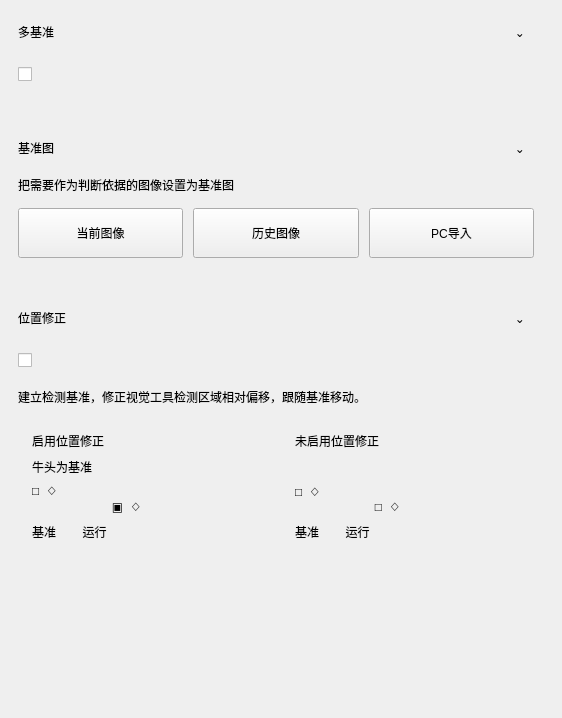
           <widget class="QWidget" name="referenceParamsScrollContent">
            <property name="geometry">
             <rect>
              <x>0</x>
              <y>0</y>
              <width>562</width>
              <height>718</height>
             </rect>
            </property>
            <layout class="QVBoxLayout" name="verticalLayout_referenceParamsContent">
             <property name="spacing">
              <number>10</number>
             </property>
             <property name="leftMargin">
              <number>0</number>
             </property>
             <property name="topMargin">
              <number>0</number>
             </property>
             <property name="rightMargin">
              <number>10</number>
             </property>
             <property name="bottomMargin">
              <number>0</number>
             </property>
             <item>
              <widget class="QFrame" name="multiReferenceCard">
               <property name="frameShape">
                <enum>QFrame::NoFrame</enum>
               </property>
               <property name="card" stdset="0">
                <bool>true</bool>
               </property>
               <layout class="QVBoxLayout" name="verticalLayout_multiReferenceCard">
                <property name="spacing">
                 <number>14</number>
                </property>
                <property name="leftMargin">
                 <number>18</number>
                </property>
                <property name="topMargin">
                 <number>18</number>
                </property>
                <property name="rightMargin">
                 <number>18</number>
                </property>
                <property name="bottomMargin">
                 <number>18</number>
                </property>
                <item>
                 <widget class="QFrame" name="multiReferenceCardHeaderFrame">
                  <property name="frameShape">
                   <enum>QFrame::NoFrame</enum>
                  </property>
                  <layout class="QHBoxLayout" name="horizontalLayout_multiReferenceCardHeader">
                   <property name="spacing">
                    <number>0</number>
                   </property>
                   <property name="leftMargin">
                    <number>0</number>
                   </property>
                   <property name="topMargin">
                    <number>0</number>
                   </property>
                   <property name="rightMargin">
                    <number>0</number>
                   </property>
                   <property name="bottomMargin">
                    <number>0</number>
                   </property>
                   <item>
                    <widget class="QLabel" name="multiReferenceCardTitleLabel">
                     <property name="text">
                      <string>多基准</string>
                     </property>
                     <property name="cardTitle" stdset="0">
                      <bool>true</bool>
                     </property>
                    </widget>
                   </item>
                   <item>
                    <spacer name="horizontalSpacer_multiReferenceCardHeader">
                     <property name="orientation">
                      <enum>Qt::Horizontal</enum>
                     </property>
                     <property name="sizeHint" stdset="0">
                      <size>
                       <width>40</width>
                       <height>20</height>
                      </size>
                     </property>
                    </spacer>
                   </item>
                   <item>
                    <widget class="QToolButton" name="multiReferenceCardCollapseButton">
                     <property name="minimumSize">
                      <size>
                       <width>28</width>
                       <height>28</height>
                      </size>
                     </property>
                     <property name="text">
                      <string>⌄</string>
                     </property>
                     <property name="autoRaise">
                      <bool>true</bool>
                     </property>
                    </widget>
                   </item>
                  </layout>
                 </widget>
                </item>
                <item>
                 <widget class="QCheckBox" name="multiReferenceCheckBox">
                  <property name="minimumSize">
                   <size>
                    <width>58</width>
                    <height>28</height>
                   </size>
                  </property>
                  <property name="text">
                   <string></string>
                  </property>
                 </widget>
                </item>
               </layout>
              </widget>
             </item>
             <item>
              <widget class="QFrame" name="referenceCard">
               <property name="frameShape">
                <enum>QFrame::NoFrame</enum>
               </property>
               <property name="card" stdset="0">
                <bool>true</bool>
               </property>
               <layout class="QVBoxLayout" name="verticalLayout_referenceCard">
                <property name="spacing">
                 <number>14</number>
                </property>
                <property name="leftMargin">
                 <number>18</number>
                </property>
                <property name="topMargin">
                 <number>18</number>
                </property>
                <property name="rightMargin">
                 <number>18</number>
                </property>
                <property name="bottomMargin">
                 <number>18</number>
                </property>
                <item>
                 <widget class="QFrame" name="referenceCardHeaderFrame">
                  <property name="frameShape">
                   <enum>QFrame::NoFrame</enum>
                  </property>
                  <layout class="QHBoxLayout" name="horizontalLayout_referenceCardHeader">
                   <property name="spacing">
                    <number>0</number>
                   </property>
                   <property name="leftMargin">
                    <number>0</number>
                   </property>
                   <property name="topMargin">
                    <number>0</number>
                   </property>
                   <property name="rightMargin">
                    <number>0</number>
                   </property>
                   <property name="bottomMargin">
                    <number>0</number>
                   </property>
                   <item>
                    <widget class="QLabel" name="referenceCardTitleLabel">
                     <property name="text">
                      <string>基准图</string>
                     </property>
                     <property name="cardTitle" stdset="0">
                      <bool>true</bool>
                     </property>
                    </widget>
                   </item>
                   <item>
                    <spacer name="horizontalSpacer_referenceCardHeader">
                     <property name="orientation">
                      <enum>Qt::Horizontal</enum>
                     </property>
                     <property name="sizeHint" stdset="0">
                      <size>
                       <width>40</width>
                       <height>20</height>
                      </size>
                     </property>
                    </spacer>
                   </item>
                   <item>
                    <widget class="QToolButton" name="referenceCardCollapseButton">
                     <property name="minimumSize">
                      <size>
                       <width>28</width>
                       <height>28</height>
                      </size>
                     </property>
                     <property name="text">
                      <string>⌄</string>
                     </property>
                     <property name="autoRaise">
                      <bool>true</bool>
                     </property>
                    </widget>
                   </item>
                  </layout>
                 </widget>
                </item>
                <item>
                 <widget class="QLabel" name="referenceHintLabel">
                  <property name="text">
                   <string>把需要作为判断依据的图像设置为基准图</string>
                  </property>
                  <property name="hint" stdset="0">
                   <bool>true</bool>
                  </property>
                 </widget>
                </item>
                <item>
                 <widget class="QFrame" name="referenceButtonFrame">
                  <property name="frameShape">
                   <enum>QFrame::NoFrame</enum>
                  </property>
                  <layout class="QHBoxLayout" name="horizontalLayout_referenceButtons">
                   <property name="spacing">
                    <number>10</number>
                   </property>
                   <property name="leftMargin">
                    <number>0</number>
                   </property>
                   <property name="topMargin">
                    <number>0</number>
                   </property>
                   <property name="rightMargin">
                    <number>0</number>
                   </property>
                   <property name="bottomMargin">
                    <number>0</number>
                   </property>
                   <item>
                    <widget class="QPushButton" name="currentImageButton">
                     <property name="minimumSize">
                      <size>
                       <width>150</width>
                       <height>50</height>
                      </size>
                     </property>
                     <property name="text">
                      <string>当前图像</string>
                     </property>
                     <property name="icon">
                      <iconset resource="../resources/resources.qrc">
                       <normaloff>:/icons/camera.svg</normaloff>:/icons/camera.svg</iconset>
                     </property>
                     <property name="iconSize">
                      <size>
                       <width>24</width>
                       <height>24</height>
                      </size>
                     </property>
                    </widget>
                   </item>
                   <item>
                    <widget class="QPushButton" name="historyImageButton">
                     <property name="minimumSize">
                      <size>
                       <width>150</width>
                       <height>50</height>
                      </size>
                     </property>
                     <property name="text">
                      <string>历史图像</string>
                     </property>
                     <property name="icon">
                      <iconset resource="../resources/resources.qrc">
                       <normaloff>:/icons/add.svg</normaloff>:/icons/add.svg</iconset>
                     </property>
                     <property name="iconSize">
                      <size>
                       <width>24</width>
                       <height>24</height>
                      </size>
                     </property>
                    </widget>
                   </item>
                   <item>
                    <widget class="QPushButton" name="pcImportButton">
                     <property name="minimumSize">
                      <size>
                       <width>150</width>
                       <height>50</height>
                      </size>
                     </property>
                     <property name="text">
                      <string>PC导入</string>
                     </property>
                     <property name="icon">
                      <iconset resource="../resources/resources.qrc">
                       <normaloff>:/icons/add.svg</normaloff>:/icons/add.svg</iconset>
                     </property>
                     <property name="iconSize">
                      <size>
                       <width>24</width>
                       <height>24</height>
                      </size>
                     </property>
                    </widget>
                   </item>
                  </layout>
                 </widget>
                </item>
               </layout>
              </widget>
             </item>
             <item>
              <widget class="QFrame" name="positionCorrectionCard">
               <property name="frameShape">
                <enum>QFrame::NoFrame</enum>
               </property>
               <property name="card" stdset="0">
                <bool>true</bool>
               </property>
               <layout class="QVBoxLayout" name="verticalLayout_positionCorrectionCard">
                <property name="spacing">
                 <number>14</number>
                </property>
                <property name="leftMargin">
                 <number>18</number>
                </property>
                <property name="topMargin">
                 <number>18</number>
                </property>
                <property name="rightMargin">
                 <number>18</number>
                </property>
                <property name="bottomMargin">
                 <number>18</number>
                </property>
                <item>
                 <widget class="QFrame" name="positionCorrectionCardHeaderFrame">
                  <property name="frameShape">
                   <enum>QFrame::NoFrame</enum>
                  </property>
                  <layout class="QHBoxLayout" name="horizontalLayout_positionCorrectionCardHeader">
                   <property name="spacing">
                    <number>0</number>
                   </property>
                   <property name="leftMargin">
                    <number>0</number>
                   </property>
                   <property name="topMargin">
                    <number>0</number>
                   </property>
                   <property name="rightMargin">
                    <number>0</number>
                   </property>
                   <property name="bottomMargin">
                    <number>0</number>
                   </property>
                   <item>
                    <widget class="QLabel" name="positionCorrectionCardTitleLabel">
                     <property name="text">
                      <string>位置修正</string>
                     </property>
                     <property name="cardTitle" stdset="0">
                      <bool>true</bool>
                     </property>
                    </widget>
                   </item>
                   <item>
                    <spacer name="horizontalSpacer_positionCorrectionCardHeader">
                     <property name="orientation">
                      <enum>Qt::Horizontal</enum>
                     </property>
                     <property name="sizeHint" stdset="0">
                      <size>
                       <width>40</width>
                       <height>20</height>
                      </size>
                     </property>
                    </spacer>
                   </item>
                   <item>
                    <widget class="QToolButton" name="positionCorrectionCardCollapseButton">
                     <property name="minimumSize">
                      <size>
                       <width>28</width>
                       <height>28</height>
                      </size>
                     </property>
                     <property name="text">
                      <string>⌄</string>
                     </property>
                     <property name="autoRaise">
                      <bool>true</bool>
                     </property>
                    </widget>
                   </item>
                  </layout>
                 </widget>
                </item>
                <item>
                 <widget class="QCheckBox" name="positionCorrectionCheckBox">
                  <property name="minimumSize">
                   <size>
                    <width>58</width>
                    <height>28</height>
                   </size>
                  </property>
                  <property name="text">
                   <string></string>
                  </property>
                 </widget>
                </item>
                <item>
                 <widget class="QLabel" name="positionCorrectionHintLabel">
                  <property name="text">
                   <string>建立检测基准，修正视觉工具检测区域相对偏移，跟随基准移动。</string>
                  </property>
                  <property name="hint" stdset="0">
                   <bool>true</bool>
                  </property>
                 </widget>
                </item>
                <item>
                 <widget class="QFrame" name="correctionExampleFrame">
                  <property name="frameShape">
                   <enum>QFrame::NoFrame</enum>
                  </property>
                  <layout class="QHBoxLayout" name="horizontalLayout_correctionExample">
                   <property name="spacing">
                    <number>10</number>
                   </property>
                   <property name="leftMargin">
                    <number>0</number>
                   </property>
                   <property name="topMargin">
                    <number>0</number>
                   </property>
                   <property name="rightMargin">
                    <number>0</number>
                   </property>
                   <property name="bottomMargin">
                    <number>0</number>
                   </property>
                   <item>
                    <widget class="QFrame" name="enabledCorrectionPreview">
                     <property name="frameShape">
                      <enum>QFrame::NoFrame</enum>
                     </property>
                     <property name="examplePanel" stdset="0">
                      <bool>true</bool>
                     </property>
                     <layout class="QVBoxLayout" name="verticalLayout_enabledCorrectionPreview">
                      <property name="spacing">
                       <number>8</number>
                      </property>
                      <property name="leftMargin">
                       <number>14</number>
                      </property>
                      <property name="topMargin">
                       <number>12</number>
                      </property>
                      <property name="rightMargin">
                       <number>14</number>
                      </property>
                      <property name="bottomMargin">
                       <number>12</number>
                      </property>
                      <item>
                       <widget class="QLabel" name="enabledCorrectionTitleLabel">
                        <property name="text">
                         <string>启用位置修正</string>
                        </property>
                        <property name="greenText" stdset="0">
                         <bool>true</bool>
                        </property>
                       </widget>
                      </item>
                      <item>
                       <widget class="QLabel" name="enabledCorrectionSubLabel">
                        <property name="text">
                         <string>牛头为基准</string>
                        </property>
                        <property name="hint" stdset="0">
                         <bool>true</bool>
                        </property>
                       </widget>
                      </item>
                      <item>
                       <widget class="QLabel" name="enabledCorrectionImageLabel">
                        <property name="text">
                         <string>□  ◇
                        ▣  ◇</string>
                        </property>
                        <property name="correctionPreview" stdset="0">
                         <bool>true</bool>
                        </property>
                       </widget>
                      </item>
                      <item>
                       <widget class="QLabel" name="enabledCorrectionFooterLabel">
                        <property name="text">
                         <string>基准        运行</string>
                        </property>
                        <property name="centerText" stdset="0">
                         <bool>true</bool>
                        </property>
                       </widget>
                      </item>
                     </layout>
                    </widget>
                   </item>
                   <item>
                    <widget class="QFrame" name="disabledCorrectionPreview">
                     <property name="frameShape">
                      <enum>QFrame::NoFrame</enum>
                     </property>
                     <property name="examplePanel" stdset="0">
                      <bool>true</bool>
                     </property>
                     <layout class="QVBoxLayout" name="verticalLayout_disabledCorrectionPreview">
                      <property name="spacing">
                       <number>8</number>
                      </property>
                      <property name="leftMargin">
                       <number>14</number>
                      </property>
                      <property name="topMargin">
                       <number>12</number>
                      </property>
                      <property name="rightMargin">
                       <number>14</number>
                      </property>
                      <property name="bottomMargin">
                       <number>12</number>
                      </property>
                      <item>
                       <widget class="QLabel" name="disabledCorrectionTitleLabel">
                        <property name="text">
                         <string>未启用位置修正</string>
                        </property>
                        <property name="redText" stdset="0">
                         <bool>true</bool>
                        </property>
                       </widget>
                      </item>
                      <item>
                       <widget class="QLabel" name="disabledCorrectionSubLabel">
                        <property name="text">
                         <string></string>
                        </property>
                        <property name="hint" stdset="0">
                         <bool>true</bool>
                        </property>
                       </widget>
                      </item>
                      <item>
                       <widget class="QLabel" name="disabledCorrectionImageLabel">
                        <property name="text">
                         <string>□  ◇
                        □  ◇</string>
                        </property>
                        <property name="correctionPreview" stdset="0">
                         <bool>true</bool>
                        </property>
                       </widget>
                      </item>
                      <item>
                       <widget class="QLabel" name="disabledCorrectionFooterLabel">
                        <property name="text">
                         <string>基准        运行</string>
                        </property>
                        <property name="centerText" stdset="0">
                         <bool>true</bool>
                        </property>
                       </widget>
                      </item>
                     </layout>
                    </widget>
                   </item>
                  </layout>
                 </widget>
                </item>
               </layout>
              </widget>
             </item>
             <item>
              <spacer name="verticalSpacer_referenceParams">
               <property name="orientation">
                <enum>Qt::Vertical</enum>
               </property>
               <property name="sizeHint" stdset="0">
                <size>
                 <width>20</width>
                 <height>20</height>
                </size>
               </property>
              </spacer>
             </item>
            </layout>
           </widget>
